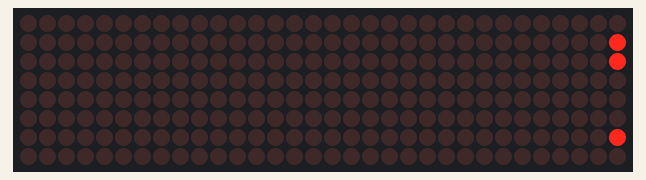
Bench run of a sketch on a simulated Arduino Uno, built with avr-gcc and run on an emulated ATmega328P. Parts: 32×8 LED matrix.

Above: at 0.09 s.
At 1.29 s:
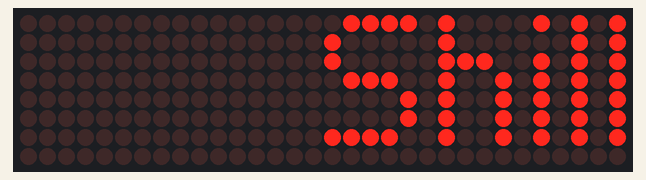
At 2.57 s:
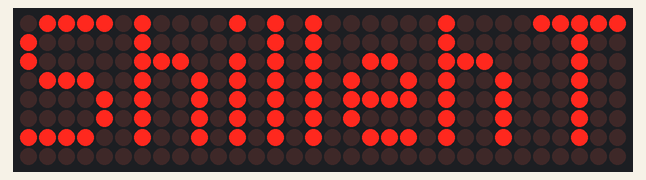
At 5.13 s:
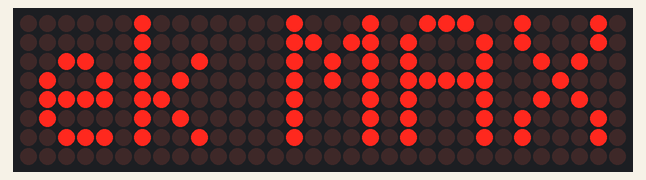
At 7.61 s:
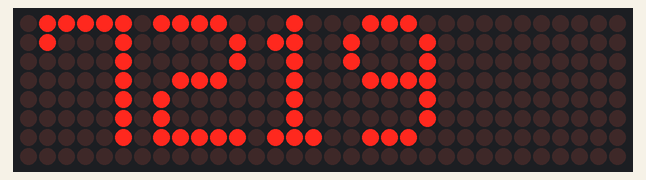
At 10.09 s:
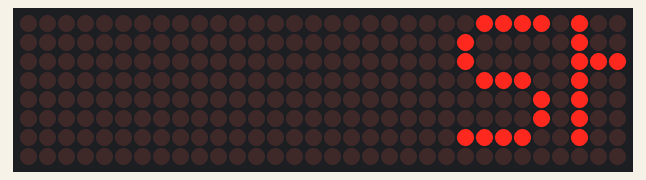

Measured:
- by itself, everything shown: repeats every 9.4 s, in 117 steps

The sketch:

example.ino
```cpp
// Scrolls the message "ShillehTek MAX7219" across four cascaded 8x8 matrices using the MD_Parola and MD_MAX72XX libraries on an Arduino (DIN->D11, CS->D10, CLK->D13).
//
// Buy this module: https://shillehtek.com/products/max7219-4-in-1-dot-matrix-display-module-red
// Full manual: https://shillehtek.com/blogs/shillehtek-product-manuals/max7219-4-in-1-dot-matrix-display-module-red-manual
// More examples: https://github.com/shillehbean/shillehtek-examples
//

// MAX7219 4-in-1 Dot Matrix - Arduino Scrolling Text
// Library: MD_Parola + MD_MAX72XX (Library Manager)
// Wiring: DIN -> D11, CS -> D10, CLK -> D13

#include <MD_Parola.h>
#include <MD_MAX72xx.h>
#include <SPI.h>

#define HARDWARE_TYPE MD_MAX72XX::FC16_HW
#define MAX_DEVICES   4     // number of 8x8 blocks in the chain
#define CS_PIN        10

MD_Parola display = MD_Parola(HARDWARE_TYPE, CS_PIN, MAX_DEVICES);

void setup() {
  display.begin();
  display.setIntensity(5);       // 0 (dim) - 15 (bright)
  display.displayClear();
  display.displayScroll("ShillehTek MAX7219", PA_LEFT, PA_SCROLL_LEFT, 80);
}

void loop() {
  if (display.displayAnimate()) {
    display.displayReset();
  }
}
```
